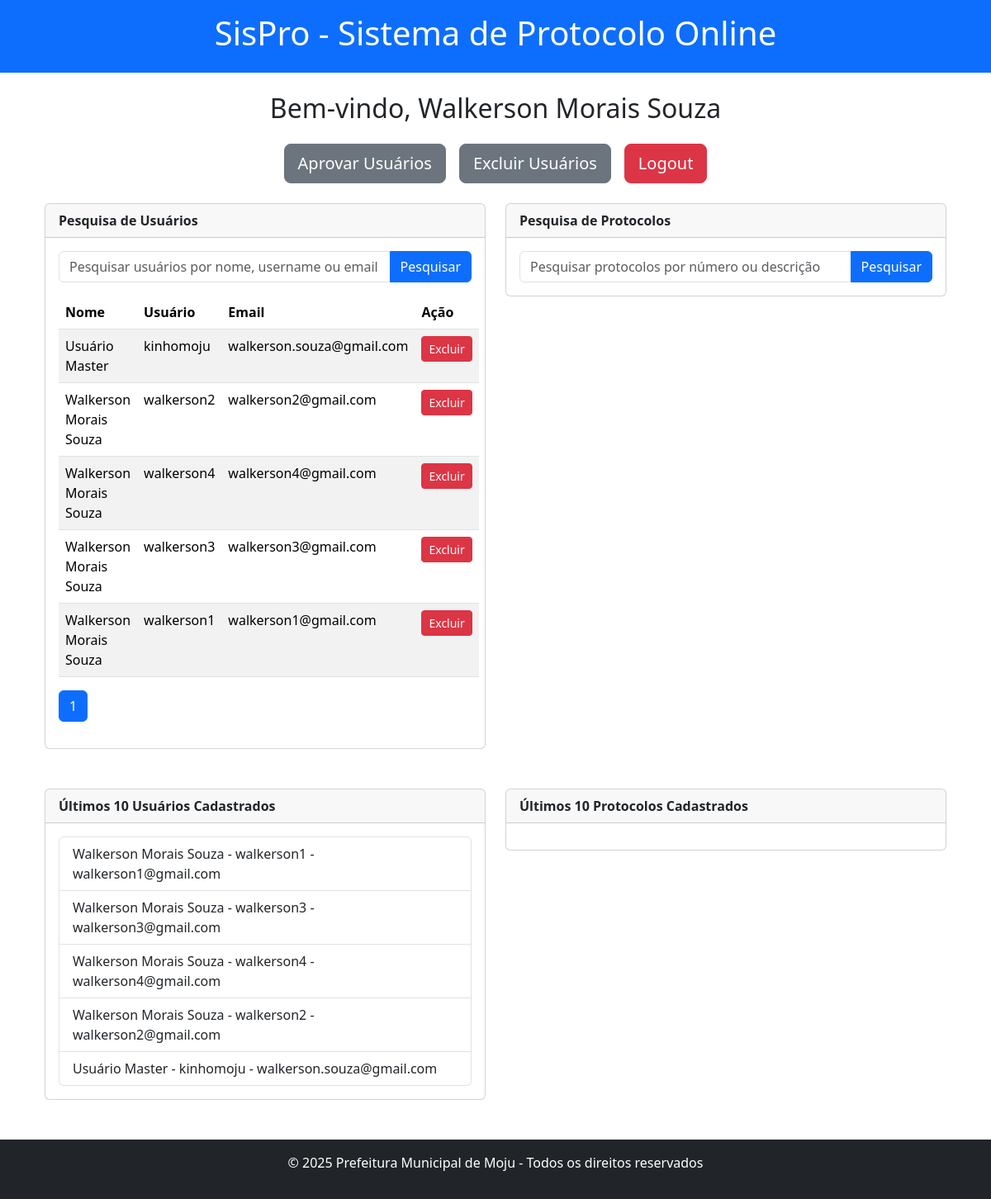
The page /usuarios/pesquisa_usuarios/ (signed in) on the database its author committed.
### usuarios/models.py (models this page shows, shortened)
class Usuario(AbstractUser):
    nome = models.CharField(max_length=100)  # Campo obrigatório
    tipo = models.CharField(
        max_length=2,
        choices=[('PJ', 'Pessoa Jurídica'), ('PF', 'Pessoa Física')],
        null=True,
        blank=True
    )
    is_master = models.BooleanField(default=False, verbose_name="É Master?")
    is_approved = models.BooleanField(default=False, verbose_name="Aprovado?")

### usuarios/views.py (the view)
# urls.py: path('pesquisa_usuarios/', views.pesquisa_usuarios, name='pesquisa_usuarios'),
@login_required
def pesquisa_usuarios(request):
    query = request.GET.get('q')
    if query:
        usuarios = Usuario.objects.filter(nome__icontains=query)  # Ajuste o filtro conforme necessário
    else:
        usuarios = Usuario.objects.all()
    paginator = Paginator(usuarios, 10)  # Mostra 10 usuários por página
    page_number = request.GET.get('page')
    page_obj = paginator.get_page(page_number)
    ultimos_usuarios = Usuario.objects.filter(is_approved=True).order_by('-id')[:10]
    ultimos_protocolos = Protocolo.objects.all().order_by('-data_criacao')[:10]
    return render(request, 'usuarios/dashboard_master.html', {
        'usuarios_pesquisa': page_obj,
        'ultimos_usuarios': ultimos_usuarios,
        'ultimos_protocolos': ultimos_protocolos,
    })

### usuarios/templates/usuarios/dashboard_master.html (shortened to what this page needs)
{% extends 'base_generic.html' %}
{% load static %}
{% block content %}
<div class="container mt-4">
    <div class="text-center mb-4">
        <h2>Bem-vindo, {{ user.nome }}</h2>
    </div>
    <div class="d-flex justify-content-center mb-4">
        <a href="{% url 'usuarios:aprovar_usuarios' %}"
           class="btn {% if cadastros_pendentes > 0 %}btn-warning btn-lg{% else %}btn-secondary btn-lg{% endif %} me-3"
           title="{% if cadastros_pendentes > 0 %}Existem cadastros pendentes para aprovação{% else %}Nenhum cadastro pendente{% endif %}">
            Aprovar Usuários
        </a>
        <a href="{% url 'usuarios:excluir_usuarios' %}" class="btn btn-secondary btn-lg me-3">
            Excluir Usuários
        </a>
        <a href="{% url 'usuarios:logout' %}" class="btn btn-danger btn-lg">
            Logout
        </a>
    </div>
    <div class="row">
        <div class="col-md-6">
            <div class="card mb-4">
                <div class="card-header">
                    <strong>Pesquisa de Usuários</strong>
                </div>
                <div class="card-body">
                    <form method="get" action="{% url 'usuarios:pesquisa_usuarios' %}">
                        <div class="input-group">
                            <input type="text" name="q" class="form-control" placeholder="Pesquisar usuários por nome, username ou email" aria-label="Pesquisar usuários">
                            <button type="submit" class="btn btn-primary">Pesquisar</button>
                        </div>
                    </form>
                    {% if usuarios_pesquisa %}
                        <table class="table table-striped mt-3">
                            <thead>
                                <tr>
                                    <th>Nome</th>
                                    <th>Usuário</th>
                                    <th>Email</th>
                                    <th>Ação</th>
                                </tr>
                            </thead>
                            <tbody>
                                {% for usuario in usuarios_pesquisa %}
                                <tr>
                                    <td>{{ usuario.nome }}</td>
                                    <td>{{ usuario.username }}</td>
                                    <td>{{ usuario.email }}</td>
                                    <td>
                                        <button type="button" class="btn btn-danger btn-sm" data-bs-toggle="modal" data-bs-target="#confirmarExclusao{{ usuario.id }}">
                                            Excluir
                                        </button>
                                    </td>
                                </tr>
                                {% endfor %}
                            </tbody>
                        </table>
                        <nav>
                            <ul class="pagination">
                                <li class="page-item active"><span class="page-link">{{ usuarios_pesquisa.number }}</span></li>
                            </ul>
                        </nav>
                    {% elif request.GET.q %}
                        <p class="mt-3 text-muted">Nenhum usuário encontrado para a pesquisa.</p>
                    {% endif %}
                </div>
            </div>
        </div>
        <div class="col-md-6">
            <div class="card mb-4">
                <div class="card-header">
                    <strong>Pesquisa de Protocolos</strong>
                </div>
                <div class="card-body">
                    <form method="get" action="{% url 'protocolos:pesquisa_protocolos' %}">
                        <div class="input-group">
                            <input type="text" name="q" class="form-control" placeholder="Pesquisar protocolos por número ou descrição" aria-label="Pesquisar protocolos">
                            <button type="submit" class="btn btn-primary">Pesquisar</button>
                        </div>
                    </form>
                </div>
            </div>
        </div>
    </div>
    <div class="row mt-4">
        <div class="col-md-6">
            <div class="card">
                <div class="card-header">
                    <strong>Últimos 10 Usuários Cadastrados</strong>
                </div>
                <div class="card-body">
                    <ul class="list-group">
                        {% for usuario in ultimos_usuarios %}
                        <li class="list-group-item">
                            {{ usuario.nome }} - {{ usuario.username }} - {{ usuario.email }}
                        </li>
                        {% endfor %}
                    </ul>
                </div>
            </div>
        </div>
        <div class="col-md-6">
            <div class="card">
                <div class="card-header">
                    <strong>Últimos 10 Protocolos Cadastrados</strong>
                </div>
                <div class="card-body">
                </div>
            </div>
        </div>
    </div>
</div>
{% endblock %}

### templates/base_generic.html (shortened to what this page needs)
<!DOCTYPE html>
<html lang="pt-BR">
{% load static %}
<head>
    <link rel="stylesheet" href="https://cdnjs.cloudflare.com/ajax/libs/bootstrap/5.3.3/css/bootstrap.min.css">
</head>
<body>
    <header class="bg-primary text-white text-center p-3">
        <h1>SisPro - Sistema de Protocolo Online</h1>
    </header>
    <div class="container mt-4">
        {% block content %}{% endblock %}
    </div>
    <footer class="bg-dark text-white text-center p-3 mt-5">
        <p>&copy; 2025 Prefeitura Municipal de Moju - Todos os direitos reservados</p>
    </footer>
</body>
</html>

### rows shown on the page
Usuario: nome "Walkerson Morais Souza", username "walkerson1", email "walkerson1@gmail.com"
Usuario: nome "Usuário Master", username "kinhomoju", email "walkerson.souza@gmail.com"
Usuario: nome "Walkerson Morais Souza", username "walkerson2", email "walkerson2@gmail.com"
Usuario: nome "Walkerson Morais Souza", username "walkerson4", email "walkerson4@gmail.com"
Usuario: nome "Walkerson Morais Souza", username "walkerson3", email "walkerson3@gmail.com"

### other values the page prints
{{ usuarios_pesquisa.number }} "1"
